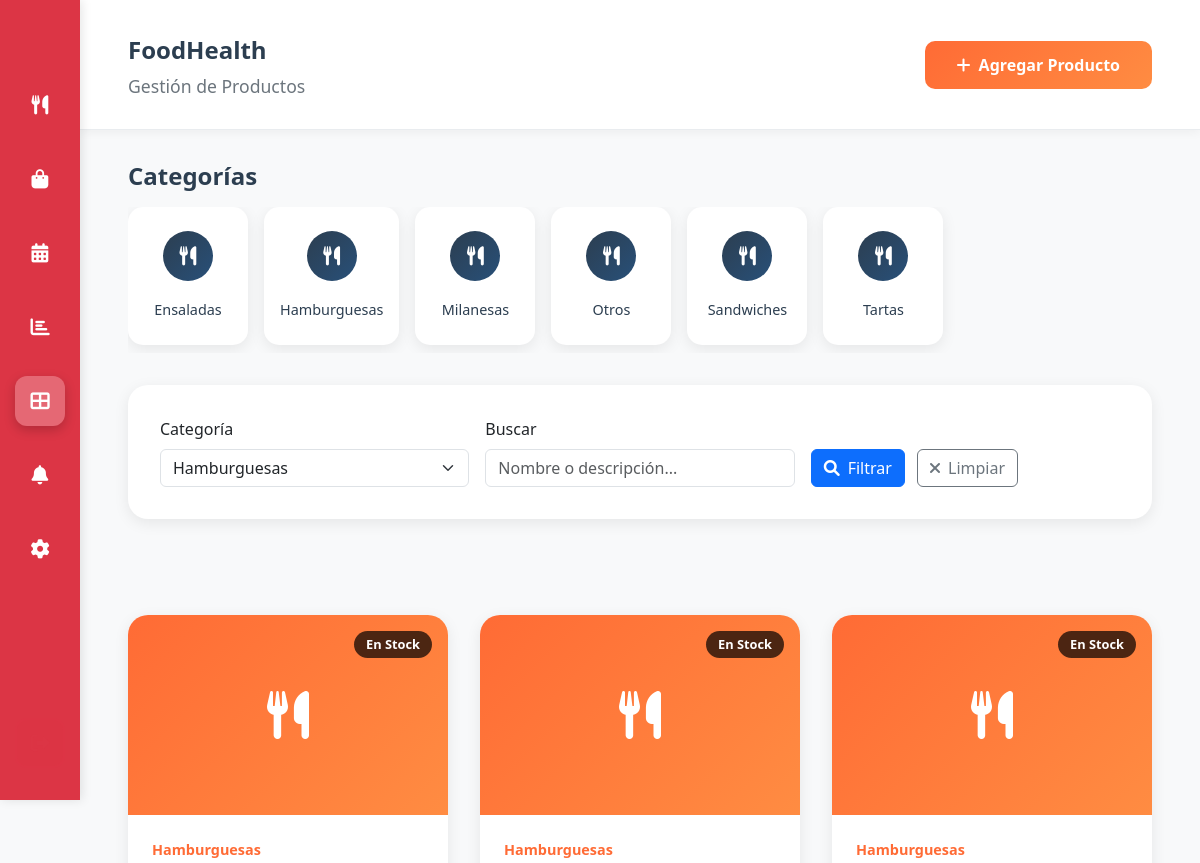
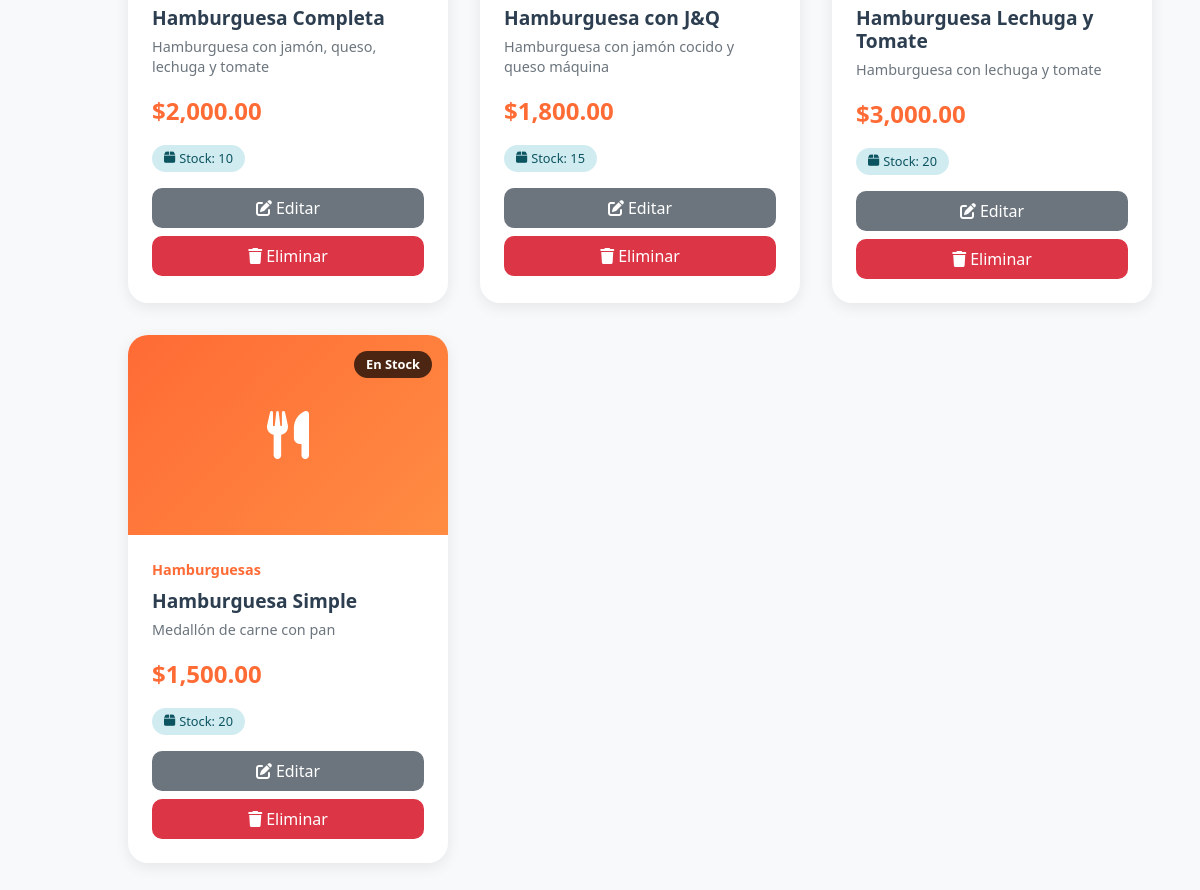
The app's page /admin/productos.php?categoria=1 (signed in) with its own data (2 pictures, top to bottom).
### tables this page shows
CREATE TABLE IF NOT EXISTS `categorias` (
  `id` int NOT NULL AUTO_INCREMENT,
  `nombre` varchar(100) NOT NULL,
  PRIMARY KEY (`id`)
);

CREATE TABLE IF NOT EXISTS `productos` (
  `id` int NOT NULL AUTO_INCREMENT,
  `categoria_id` int NOT NULL,
  `nombre` varchar(150) NOT NULL,
  `descripcion` text,
  `precio` decimal(10,2) NOT NULL,
  `vegetariano` tinyint(1) DEFAULT '0',
  `tacc` tinyint(1) DEFAULT '0',
  `imagen` varchar(255) DEFAULT NULL,
  `stock` int DEFAULT '0',
  `creado_en` datetime DEFAULT CURRENT_TIMESTAMP,
  PRIMARY KEY (`id`),
  KEY `categoria_id` (`categoria_id`)
);

### admin/productos.php (the view, shortened to what this page needs)
<?php
$conn = getDBConnection();
$query_categorias = "SELECT * FROM categorias ORDER BY nombre";
$result_categorias = $conn->query($query_categorias);
$categorias = [];
while ($row = $result_categorias->fetch_assoc()) {
    $categorias[] = $row;
}
$categoria_filtro = isset($_GET['categoria']) ? (int)$_GET['categoria'] : 0;
$busqueda = isset($_GET['busqueda']) ? trim($_GET['busqueda']) : '';
$query_productos = "SELECT p.*, c.nombre as categoria_nombre FROM productos p
                   LEFT JOIN categorias c ON p.categoria_id = c.id
                   WHERE 1=1";
$params = [];
$types = "";
if ($categoria_filtro > 0) {
    $query_productos .= " AND p.categoria_id = ?";
    $params[] = $categoria_filtro;
    $types .= "i";
}
$query_productos .= " ORDER BY p.nombre";
$stmt = $conn->prepare($query_productos);
if (!empty($params)) {
    $stmt->bind_param($types, ...$params);
}
$stmt->execute();
$result_productos = $stmt->get_result();
$productos = [];
while ($row = $result_productos->fetch_assoc()) {
    $productos[] = $row;
}
?>
<!DOCTYPE html>
<html lang="es">
<head>
    <link href="https://cdn.jsdelivr.net/npm/bootstrap@5.3.0/dist/css/bootstrap.min.css" rel="stylesheet">
    <link href="https://cdnjs.cloudflare.com/ajax/libs/font-awesome/6.0.0/css/all.min.css" rel="stylesheet">
    <link href="../css/dashboard.css" rel="stylesheet">
</head>
<body>
    <div class="dashboard-container">
        <div class="sidebar">
            <nav class="sidebar-nav">
                <a href="dashboard.php" class="nav-item" title="Dashboard">
                    <i class="fas fa-utensils"></i>
                </a>
                <a href="../carrito.php" class="nav-item" title="Carrito">
                    <i class="fas fa-shopping-bag"></i>
                </a>
                <a href="#" class="nav-item" title="Reservas">
                    <i class="fas fa-calendar-alt"></i>
                </a>
                <a href="#" class="nav-item" title="Estadísticas">
                    <i class="fas fa-chart-bar"></i>
                </a>
                <a href="productos.php" class="nav-item active" title="Productos">
                    <i class="fas fa-th-large"></i>
                </a>
                <a href="#" class="nav-item" title="Notificaciones">
                    <i class="fas fa-bell"></i>
                </a>
                <a href="#" class="nav-item" title="Configuración">
                    <i class="fas fa-cog"></i>
                </a>
                <a href="logout.php" class="nav-item logout-btn" title="Cerrar Sesión">
                    <i class="fas fa-sign-out-alt"></i>
                </a>
            </nav>
        </div>
        <div class="main-content">
            <header class="header">
                <div class="header-left">
                    <div class="logo-text">
                        <span class="logo-food">Food</span><span class="logo-health">Health</span>
                    </div>
                    <h2 class="greeting">Gestión de Productos</h2>
                </div>
                <div class="header-right">
                    <a href="productos.php?action=add" class="btn-add-product">
                        <i class="fas fa-plus"></i>Agregar Producto
                    </a>
                </div>
            </header>
            <div class="content-area">
                <div class="left-content" style="flex: 1;">
                    <div class="categories-section">
                        <h3>Categorías</h3>
                        <div class="categories-scroll">
                            <?php foreach ($categorias as $categoria): ?>
                            <div class="category-card">
                                <div class="category-image">
                                    <i class="fas fa-utensils"></i>
                                </div>
                                <span class="category-name"><?php echo htmlspecialchars($categoria['nombre']); ?></span>
                            </div>
                            <?php endforeach; ?>
                        </div>
                    </div>
                    <div class="filters-section">
                        <form method="GET" action="">
                            <div class="filter-group">
                                <div class="filter-item">
                                    <label for="categoria" class="form-label">Categoría</label>
                                    <select name="categoria" id="categoria" class="form-select">
                                        <?php foreach ($categorias as $categoria): ?>
                                        <option value="<?php echo $categoria['id']; ?>"
                                                <?php echo $categoria_filtro == $categoria['id'] ? 'selected' : ''; ?>>
                                            <?php echo htmlspecialchars($categoria['nombre']); ?>
                                        </option>
                                        <?php endforeach; ?>
                                    </select>
                                </div>
                                <div class="filter-item">
                                    <label for="busqueda" class="form-label">Buscar</label>
                                    <input type="text" name="busqueda" id="busqueda" class="form-control"
                                           placeholder="Nombre o descripción..." value="<?php echo htmlspecialchars($busqueda); ?>">
                                </div>
                                <div class="filter-item">
                                    <button type="submit" class="btn btn-primary">
                                        <i class="fas fa-search me-2"></i>Filtrar
                                    </button>
                                    <a href="productos.php" class="btn btn-outline-secondary ms-2">
                                        <i class="fas fa-times me-2"></i>Limpiar
                                    </a>
                                </div>
                            </div>
                        </form>
                    </div>
                    <?php if (empty($productos)): ?>
                        <div class="empty-state">
                            <i class="fas fa-box-open"></i>
                            <h3>No se encontraron productos</h3>
                            <p>Intenta ajustar los filtros o agregar nuevos productos.</p>
                        </div>
                    <?php else: ?>
                        <div class="productos-container">
                            <?php foreach ($productos as $producto): ?>
                            <div class="producto-card-dashboard">
                                <div class="producto-image">
                                    <?php if ($producto['imagen']): ?>
                                        <img src="../img/<?php echo htmlspecialchars($producto['imagen']); ?>" alt="<?php echo htmlspecialchars($producto['nombre']); ?>">
                                    <?php else: ?>
                                        <i class="fas fa-utensils"></i>
                                    <?php endif; ?>
                                    <div class="producto-badge">
                                        <?php echo $producto['stock'] > 0 ? 'En Stock' : 'Sin Stock'; ?>
                                    </div>
                                </div>
                                <div class="producto-content">
                                    <div class="producto-categoria">
                                        <?php echo htmlspecialchars($producto['categoria_nombre'] ?: 'Sin categoría'); ?>
                                    </div>
                                    <h3 class="producto-nombre">
                                        <?php echo htmlspecialchars($producto['nombre']); ?>
                                    </h3>
                                    <p class="producto-descripcion">
                                        <?php echo htmlspecialchars($producto['descripcion'] ?: 'Sin descripción'); ?>
                                    </p>
                                    <div class="producto-precio">
                                        $<?php echo number_format($producto['precio'], 2); ?>
                                    </div>
                                    <div class="producto-info">
                                        <div class="info-badge info-stock">
                                            <i class="fas fa-box"></i>
                                            <span>Stock: <?php echo $producto['stock']; ?></span>
                                        </div>
                                    </div>
                                    <div class="producto-actions">
                                        <button class="btn-edit" onclick="editProduct(<?php echo $producto['id']; ?>)">
                                            <i class="fas fa-edit me-1"></i>Editar
                                        </button>
                                        <button class="btn-delete" onclick="deleteProduct(<?php echo $producto['id']; ?>)">
                                            <i class="fas fa-trash me-1"></i>Eliminar
                                        </button>
                                    </div>
                                </div>
                            </div>
                            <?php endforeach; ?>
                        </div>
                    <?php endif; ?>
                </div>
            </div>
        </div>
    </div>
</body>
</html>

### css/dashboard.css (style rules this page uses)
.dashboard-container { display: flex; min-height: 100vh; background-color: #f8f9fa; font-family: 'Segoe UI', Tahoma, Geneva, Verdana, sans-serif; }
.sidebar { width: 80px; background: #dc3545; display: flex; flex-direction: column; align-items: center; padding: 2rem 0; position: fixed; height: 100vh; z-index: 1000; box-shadow: 2px 0 10px rgba(0,0,0,0.1); }
.sidebar-nav { display: flex; flex-direction: column; gap: 1.5rem; width: 100%; align-items: center; flex: 1; justify-content: flex-start; }
.nav-item { width: 50px; height: 50px; display: flex; align-items: center; justify-content: center; color: white; text-decoration: none; border-radius: 12px; transition: all 0.3s ease; position: relative; }
.nav-item.active { background-color: rgba(255, 255, 255, 0.25); box-shadow: 0 4px 12px rgba(0,0,0,0.2); }
.nav-item i { font-size: 1.2rem; }
.nav-item.logout-btn { margin-top: auto; background-color: rgba(220, 53, 69, 0.1); border: 2px solid rgba(220, 53, 69, 0.3); position: absolute; bottom: 2rem; }
.nav-item.logout-btn i { color: #dc3545; }
.main-content { flex: 1; margin-left: 80px; display: flex; flex-direction: column; }
.header { background: white; padding: 2rem 3rem; display: flex; justify-content: space-between; align-items: center; box-shadow: 0 2px 10px rgba(0,0,0,0.05); border-bottom: 1px solid #e9ecef; }
.header-left { display: flex; flex-direction: column; gap: 0.5rem; }
.logo-text { font-size: 1.5rem; font-weight: 700; }
.logo-food { color: #2c3e50; }
.logo-health { color: #2c3e50; }
.greeting { font-size: 1.1rem; color: #6c757d; font-weight: 400; margin: 0; }
.header-right { display: flex; align-items: center; }
.content-area { display: flex; flex: 1; gap: 2rem; padding: 2rem 3rem; }
.left-content { flex: 2; display: flex; flex-direction: column; gap: 2rem; }
.categories-section h3 { font-size: 1.5rem; font-weight: 600; color: #2c3e50; margin-bottom: 1rem; }
.categories-scroll { display: flex; gap: 1rem; overflow-x: auto; padding-bottom: 0.5rem; }
.category-card { min-width: 120px; background: white; border-radius: 15px; padding: 1.5rem 1rem; text-align: center; box-shadow: 0 4px 15px rgba(0,0,0,0.08); transition: all 0.3s ease; cursor: pointer; }
.category-image { width: 50px; height: 50px; background: linear-gradient(135deg, #2c3e50, #285079); border-radius: 50%; display: flex; align-items: center; justify-content: center; margin: 0 auto 1rem; color: white; font-size: 1.2rem; }
.category-name { font-size: 0.9rem; font-weight: 500; color: #2c3e50; }
.producto-actions { display: flex; flex-direction: column; gap: 0.5rem; }
@media (max-width: 1200px) { .content-area { flex-direction: column; } }

### records on screen
categorias: nombre "Ensaladas"
categorias: nombre "Hamburguesas"
categorias: nombre "Milanesas"
categorias: nombre "Otros"
categorias: nombre "Sandwiches"
categorias: nombre "Tartas"
productos: shows "En Stock", categoria.nombre "Hamburguesas", nombre "Hamburguesa Completa", descripcion "Hamburguesa con jamón, queso, lechuga y tomate", precio "2,000.00", stock "10"
productos: shows "En Stock", categoria.nombre "Hamburguesas", nombre "Hamburguesa con J&Q", descripcion "Hamburguesa con jamón cocido y queso máquina", precio "1,800.00", stock "15"
productos: shows "En Stock", categoria.nombre "Hamburguesas", nombre "Hamburguesa Lechuga y Tomate", descripcion "Hamburguesa con lechuga y tomate", precio "3,000.00", stock "20"
productos: shows "En Stock", categoria.nombre "Hamburguesas", nombre "Hamburguesa Simple", descripcion "Medallón de carne con pan", precio "1,500.00", stock "20"

### other values on screen
form field categoria "Hamburguesas"
